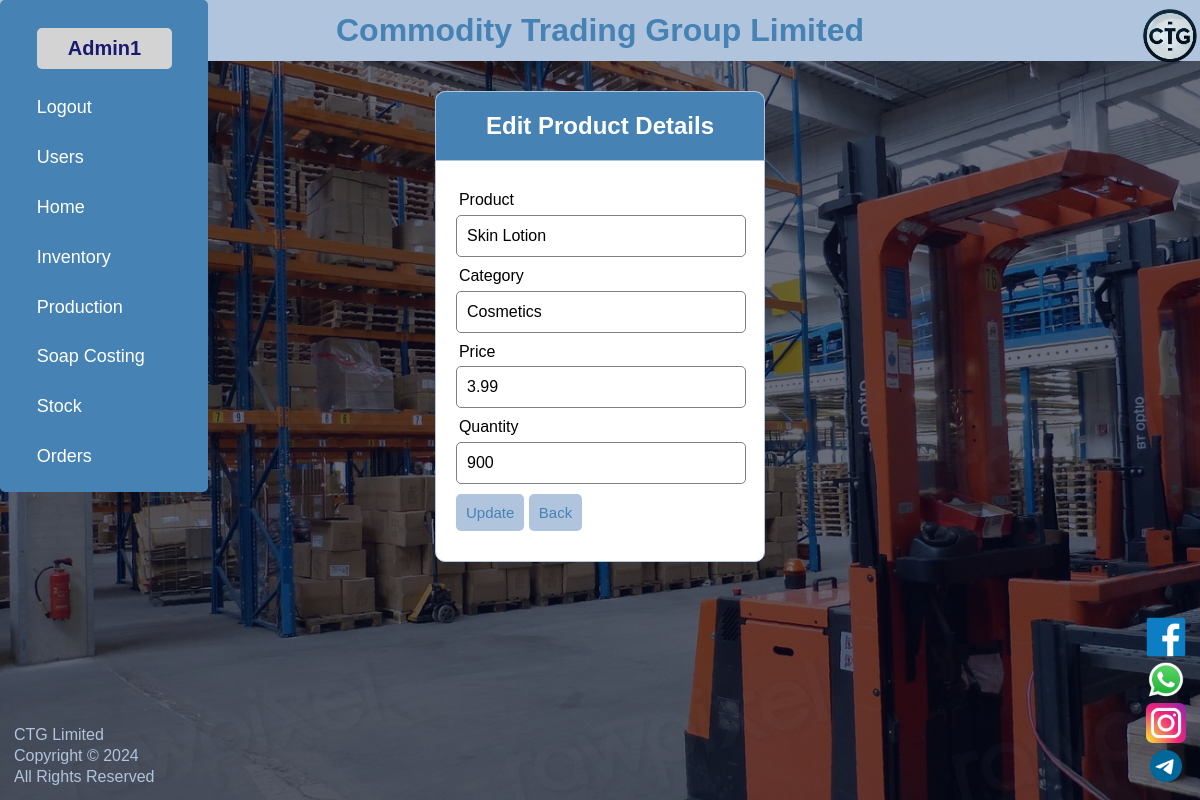
Page /update_product.php?updateid=1 (signed in) on the committed database.
### tables this page shows
CREATE TABLE `ctg_products` (
  `id` int(11) NOT NULL,
  `sku` varchar(11) DEFAULT NULL,
  `prod_name` varchar(50) NOT NULL,
  `prod_category` varchar(50) NOT NULL,
  `prod_price` float(5,2) NOT NULL,
  `qty` int(11) NOT NULL
);

### update_product.php (the view, shortened to what this page needs)
<!DOCTYPE html>
<html lang="en">
<head>
    <link rel="stylesheet" type="text/css" href="styles/style.css">
</head>
<body>
    <h1>Commodity Trading Group Limited</h1>
    <div class="logo_section">
        <a href="index.php"><img src="icons/4_ctg_logo.png" alt="CTG Logo"></a>
    </div>
    <nav>
      <div class="links" id="side-nav-links">
        <ul>
            <li><p><?php echo $_SESSION['username']; ?></p></li>
            <li><a href="index.php?logout='1'">Logout</a></li>
          <?php if ($_SESSION['role'] == 'System Administrator' or $_SESSION['role'] == 'Production Manager' or $_SESSION['role'] == 'Warehouse Manager') { ?>
          <li><a href="users.php">Users</a></li>
          <?php } ?>
          <li><a href="index.php">Home</a></li>
          <?php if ($_SESSION['role'] == 'System Administrator' or $_SESSION['role'] == 'Warehouse Manager') { ?>
          <li><a href="inventory.php">Inventory</a></li>
          <?php } ?>
          <?php if ($_SESSION['role'] == 'System Administrator' or $_SESSION['role'] == 'Production Manager' or $_SESSION['role'] == 'Warehouse Manager') { ?>
          <li><a href="issue_to_production.php">Production</a></li>
          <?php } ?>
          <?php if ($_SESSION['role'] == 'System Administrator' or $_SESSION['role'] == 'Production Manager') { ?>
          <li><a href="soap_costing.php">Soap Costing</a></li>
          <?php } ?>
          <?php if ($_SESSION['role'] == 'System Administrator' or $_SESSION['role'] == 'Warehouse Manager') { ?>
          <li><a href="products.php">Stock</a></li>
            <?php } ?>
            <?php if ($_SESSION['role'] == 'System Administrator' or $_SESSION['role'] == 'Warehouse Manager' or $_SESSION['role'] == 'Wholesaler') { ?>
          <li><a href="orders.php">Orders</a></li>
          <?php } ?>
        </ul>
      </div>
    </nav>
    <div class="header">
        <h2>Edit Product Details</h2>
    </div>
    <form method="post">
        <?php
        include ('crud_conn_files/conn.php');
            $id = $_GET['updateid'];
            $query = mysqli_query($conn, "SELECT * FROM ctg_products WHERE id='$id'");
            while ($row = mysqli_fetch_array($query)) {
        ?>
        <div class="input-group">
            <label>Product</label>
            <input type="text" value="<?php echo $row["prod_name"]?>" name="prod_name">
        </div>
        <div class="input-group">
            <label>Category</label>
            <input type="text" value="<?php echo $row["prod_category"]?>" name="prod_category">
        </div>
        <div class="input-group">
            <label>Price</label>
            <input type="text" value="<?php echo $row["prod_price"]?>" name="prod_price">
        </div>
        <div class="input-group">
            <label>Quantity</label>
            <input type="text" value="<?php echo $row["qty"]?>" name="qty">
        </div>
        <?php } ?>
        <div class="input-group">
            <p>
            <button type="submit" class="btn" name="update_material">Update</button>
            <a href="products.php" value="back"class="btn">Back</a>
            </p>
        </div>
    </form>
    <div class="footer">
        <p>CTG Limited</p>
        <p>Copyright&nbsp;&copy; 2024</p>
        <p>All Rights Reserved</p>
    </div>
    <div class="footer-box">
    <ul class="footer-social">
      <li><a href="http://facebook.com"><img src="icons/facebook-icon.png" alt="Facebook"></a></li>
      <li><a href="https://whatsapp.com/"><img src="icons/whatsapp-icon.png" alt="WhatsApp"></a></li>
      <li><a href="http://instagram.com"><img src="icons/instagram-icon.png" alt="Instagram"></a></li>
      <li><a href="https://telegram.org/"><img src="icons/telegram-icon.png" alt="Telegram"></a></li>
    </ul>
    </div>
</body>
</html>

### styles/style.css (style rules this page uses)
* { margin: 0px; padding: 0px; }
body { font-family: "Arial", sans-serif; background-image: linear-gradient(rgba(4, 9, 30, 0.6),rgb(4,9,30,0.6)), url(../images/ims-img.jpg); background-size: cover; background-attachment: fixed; }
nav { top: -0; left: 0; position: fixed; width: 160px; background-color: steelblue; border-radius: 5px; display: block; padding: 1% 2%; justify-content: space-between; align-items: center; }
.links ul li { list-style: none; display: block; padding-top: 10%; padding-left: 8%; padding-bottom: 8%; position: relative; }
.links ul li a { color: white; text-decoration: none; font-size: 18px; cursor: pointer; }
nav ul li p { border-radius: 5px; color: midnightblue; font-size: 20px; font-weight: bold; background-color: lightgrey; padding: 6%; width: 80%; text-align: center; }
h1 { background-color: lightsteelblue; color: steelblue; text-align: center; padding: 1% 1%; }
.logo_section img { width: 60px; top: 1%; right: 0; position: fixed; }
.header { width: 24%; margin: 30px auto 0px; color: white; background: steelblue; text-align: center; border: 1px solid lightsteelblue; border-bottom: none; border-radius: 10px 10px 0px 0px; padding: 20px; }
form, .content { width: 24%; margin: 0px auto; padding: 20px; border: 1px solid lightsteelblue; background: white; border-radius: 0px 0px 10px 10px; }
.input-group { margin: 10px 0px 10px 0px; }
.input-group label { display: block; text-align: left; margin-bottom: 2%; margin-left: 1%; }
.input-group input { height: 30px; width: 93%; padding: 5px 10px; font-size: 16px; border-radius: 5px; border: 1px solid grey; }
.btn { padding: 10px; font-size: 15px; color: steelblue; cursor: pointer; background: lightsteelblue; border: none; border-radius: 5px; }
p a { color: steelblue; text-decoration: none; }
.footer { font-size: 16px; position: fixed; left: 0; bottom: 0; margin-left: 1%; margin-bottom: 1%; width: 20%; color: white; text-align: left; }
.footer p { color: lightsteelblue; margin: 1px; padding: 1px; }
.footer-box { margin-right: 1%; margin-bottom: 1%; position: fixed; right: 0; bottom: 0; }
.footer-box ul li { margin: 1px; padding: 1px; list-style: none; }
.footer-social a { display: flex; justify-content: center; }
.footer-social img { width: 40px; height: 40px; }

### rows in the picture
ctg_products: prod_name "Skin Lotion", prod_category "Cosmetics", prod_price "3.99", qty "900"

### other values in the picture
$_SESSION['username'] "Admin1"
